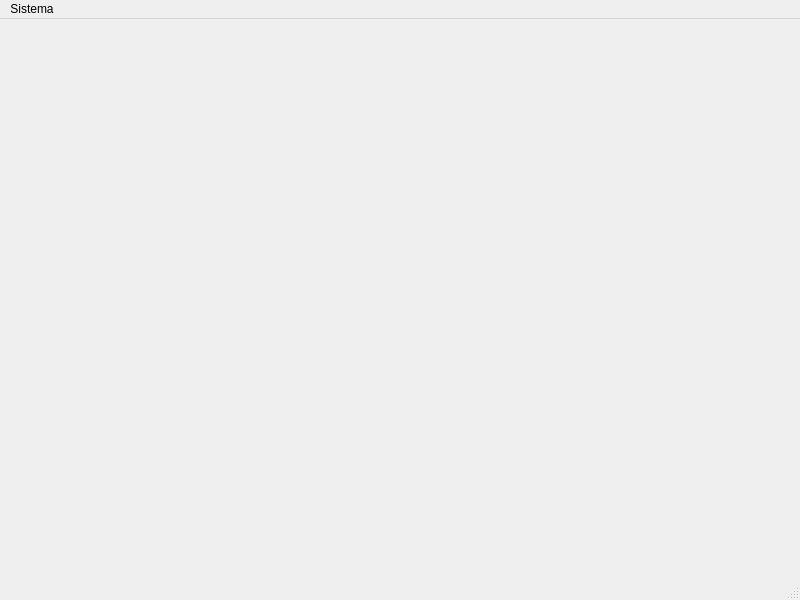
<?xml version="1.0" encoding="UTF-8"?>
<ui version="4.0">
 <class>MainWindow</class>
 <widget class="QMainWindow" name="MainWindow">
  <property name="geometry">
   <rect>
    <x>0</x>
    <y>0</y>
    <width>800</width>
    <height>600</height>
   </rect>
  </property>
  <property name="windowTitle">
   <string>Pharmacy Management System</string>
  </property>
  <widget class="QWidget" name="centralwidget"/>
  <widget class="QMenuBar" name="menubar">
   <property name="geometry">
    <rect>
     <x>0</x>
     <y>0</y>
     <width>800</width>
     <height>22</height>
    </rect>
   </property>
   <widget class="QMenu" name="menuSistema">
    <property name="title">
     <string>Sistema</string>
    </property>
    <addaction name="actionInventario"/>
    <addaction name="actionVentas"/>
    <addaction name="actionProveedores"/>
    <addaction name="separator"/>
    <addaction name="actionSalir"/>
   </widget>
   <addaction name="menuSistema"/>
  </widget>
  <widget class="QStatusBar" name="statusbar"/>
  <action name="actionInventario">
   <property name="text">
    <string>Inventario</string>
   </property>
  </action>
  <action name="actionVentas">
   <property name="text">
    <string>Ventas</string>
   </property>
  </action>
  <action name="actionProveedores">
   <property name="text">
    <string>Proveedores</string>
   </property>
  </action>
  <action name="actionSalir">
   <property name="text">
    <string>Salir</string>
   </property>
  </action>
 </widget>
 <resources/>
 <connections/>
</ui> 
